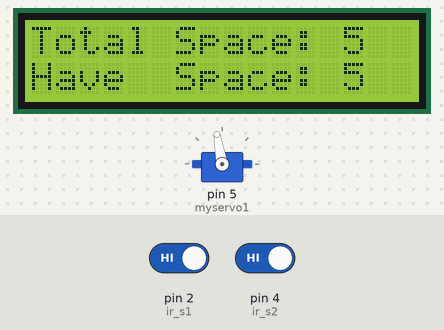
A sketch run on a simulated Arduino Uno, built with avr-gcc and run on an emulated ATmega328P. Shown: servo, 16×2 character LCD. Inputs (shaded band) come from the test bench; at power-on: pin 2 (ir_s1) HIGH, pin 4 (ir_s2) HIGH. What the sketch prints to the serial monitor is not drawn.

Above: at 5.7 s.
5.8 s: pin 2 (ir_s1) driven LOW
At 8.9 s:
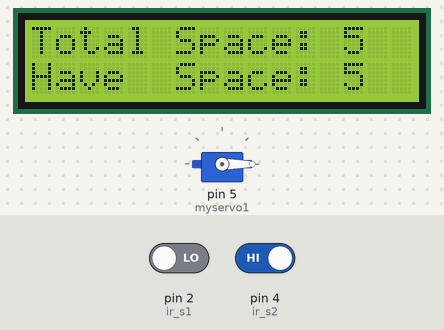
12.6 s: pin 4 (ir_s2) driven LOW
At 15.9 s:
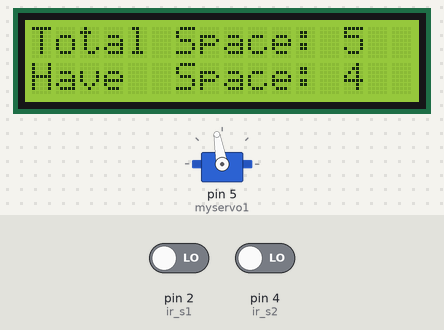
19.2 s: pin 4 (ir_s2) driven HIGH
At 21.7 s:
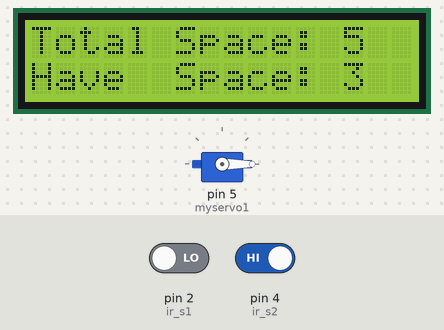
Timing chart, 0 to 23.2 s (numbered marks = the images above; inputs shaded):
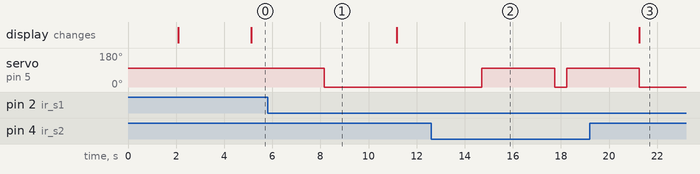

The sketch:

Car_Parking_System.ino
```cpp
#include <LiquidCrystal.h>// initialize the library with the numbers of the interface pins
#include <LiquidCrystal_I2C.h>
//LiquidCrystal lcd(A0, A1, A2, A3, A4, A5);
#include <Servo.h> //includes the servo library
#include <Wire.h>
LiquidCrystal_I2C lcd(0x27, 16, 2); // set lcd pins

Servo myservo1;

int ir_s1 = 2;
int ir_s2 = 4;

int Total = 5;
int Space;

int flag1 = 0;
int flag2 = 0;


void setup() {
  Serial.begin(9600);
pinMode(ir_s1, INPUT);
pinMode(ir_s2, INPUT);

myservo1.attach(5);
myservo1.write(100);

lcd.begin();
    lcd.backlight();

lcd.setCursor (0,0);
lcd.print("  Car  Parking  ");
lcd.setCursor (0,1);
lcd.print("     System     ");
delay (2000);
lcd.clear();

Space = Total;
}

void loop(){

if(digitalRead (ir_s1) == LOW && flag1==0){
if(Space>0){flag1=1;
if(flag2==0){myservo1.write(0); Space = Space-1;}
}else{

  Serial.println("    SORRY :(    ");
Serial.println("  Parking Full  ");
delay (3000);

//LCD

lcd.setCursor (0,0);
lcd.print(" Sorry not Space ");
lcd.setCursor (0,1);
lcd.print("    Available    ");
delay (1000);
lcd.clear();
}
}

if(digitalRead (ir_s2) == LOW && flag2==0){flag2=1;
if(flag1==0){myservo1.write(0); Space = Space+1;}
}

if(flag1==1 && flag2==1){
delay (500);
myservo1.write(100);
flag1=0, flag2=0;
}

Serial.println("    WELCOME!    ");
Serial.println("Slot Left: ");
delay (3000);
Serial.print(Space);

//LCD
lcd.setCursor (0,0);
lcd.print("Total Space: ");
lcd.print(Total);

lcd.setCursor (0,1);
lcd.print("Have  Space: ");
lcd.print(Space);
}
```

Measured:
- after the input at 5.8 s, servo on pin 5 (myservo1): 100° → 0° after 2.4 s
- after the input at 12.6 s, servo on pin 5 (myservo1): 0° → 100° after 2.1 s, → 0° 3.0 s later, → 100° 0.50 s later
- after the input at 19.2 s, servo on pin 5 (myservo1): goes on until 21.3 s, then stays 0°
